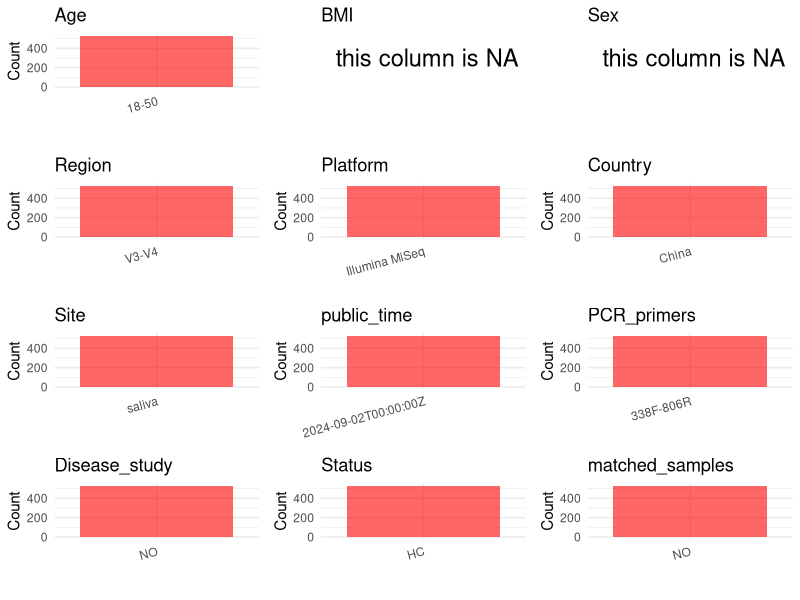

Generate this figure with R: (Note: this script raises an error after producing the figure.)
## ---- chunk 1
# Load necessary libraries
library(dplyr)
library(ggplot2)
library(cowplot)

# Set working directory (update this path to your local directory)
setwd("E:/bioproject/PRJNA1149521")

# Read the initial metadata files
initial_meta <- read.csv("SraRunTable.csv", header = T) 

# Display the first few rows of the metadata
head(initial_meta)
## ---- chunk 2
# Create a uniform metadata dataframe
metadata <- data.frame(
  BioProject = initial_meta$BioProject,
  Run = initial_meta$Run,
  sample_name = initial_meta$Sample.Name,
  Age = "18-50", 
  BMI = NA,  
  Sex = NA,
  Platform = initial_meta$Instrument,
  Country = initial_meta$geo_loc_name_country,
  Site = initial_meta$isolation_source,
  public_time = initial_meta$ReleaseDate,
  stringsAsFactors = FALSE
)

# Remove entries non-oral samples
metadata <- metadata %>% 
  filter(Site != "missing" | is.na(Site))
## ---- chunk 3
# Add information obtained from the publication
metadata$Region <- "V3-V4"
metadata$PCR_primers <- "338F-806R"
metadata$title <- "hTAS2R38 polymorphisms modulate oral microbiota and influence the prevalence and treatment outcome of halitosis"
metadata$Disease_study <- "NO"
# Assign disease status based on sample_name patterns
metadata$Status <- "HC"

#extract subject id by remove prefix of sample_name
metadata$sample_name <- gsub("C|Co|CS", "", metadata$sample_name)

# Check initial data distribution
cat("Initial sample distribution:\n")
table(metadata$sample_name)
table(metadata$Site)

# Calculate sampling frequency per subject
sample_counts <- table(metadata$sample_name)
cat("\nNumber of samples per subject:\n")
print(sample_counts)

# Create matched_samples column
metadata$matched_samples <- ifelse(metadata$sample_name %in% names(sample_counts[sample_counts >= 2]), "YES", "NO")

cat("\nMatched samples distribution:\n")
table(metadata$matched_samples)

# Identify samples for removal: single samples excluding saliva and tongue coat
single_samples <- names(sample_counts[sample_counts == 1])
samples_to_remove <- metadata$sample_name %in% single_samples & 
                     !(metadata$Site %in% c("saliva", "tongue coat"))

cat("\nNumber of samples to be removed:", sum(samples_to_remove), "\n")

# Remove identified samples
metadata_clean <- metadata[!samples_to_remove, ]

cat("\nFinal sample distribution after cleaning:\n")
table(metadata_clean$sample_name)
table(metadata_clean$Site)
table(metadata_clean$matched_samples)

# Use cleaned dataset for subsequent analysis
metadata <- metadata_clean
## ---- chunk 4
# Check the number of unique runs and sample names
print(paste("Number of unique runs:", length(unique(metadata$Run))))
print(paste("Number of unique sample names:", length(unique(metadata$sample_name))))
## ---- chunk 5
# Select columns for visualization
plot_data <- metadata %>%
  select(-BioProject, -Run, -sample_name, -title)

# Function to create simple plots for each column
create_simple_plots <- function(data) {
  plots <- list()
  
  for (col in colnames(data)) {
    # Check if the column is all NA
    if (all(is.na(data[[col]]))) {
      # Create an empty plot with text indicating all NA
      p <- ggplot() +
        annotate("text", x = 0.5, y = 0.5, label = "this column is NA", size = 6) +
        labs(title = col) +
        theme_void()
    } else if (is.numeric(data[[col]])) {
      # Numeric variable: histogram
      p <- ggplot(data, aes(x = .data[[col]])) +
        geom_histogram(fill = "blue", alpha = 0.6, bins = 20, na.rm = TRUE) +
        labs(title = col) +
        theme_minimal()
    } else {
      # Categorical variable: bar plot (remove NA values)
      count_data <- as.data.frame(table(data[[col]], useNA = "ifany"))
      p <- ggplot(count_data, aes(x = reorder(Var1, -Freq), y = Freq)) +
        geom_col(fill = "red", alpha = 0.6) +
        labs(title = col, x = NULL, y = "Count") +
        theme_minimal() +
        theme(axis.text.x = element_text(angle = 15, hjust = 1))
    }
    plots[[col]] <- p
  }
  
  return(plots)
}

# Generate and arrange plots
plots <- create_simple_plots(plot_data)
p<-plot_grid(plots$Age, 
          plots$BMI, 
          plots$Sex, 
          plots$Region, 
          plots$Platform, 
          plots$Country, 
          plots$Site,
          plots$public_time, 
          plots$PCR_primers,
          plots$Disease_study,
          plots$Status,
          plots$matched_samples,# add 
          ncol = 3, align = "hv", axis = "lb")
ggsave("Metadata_Summary.png", plot = p, width = 8, height = 6, dpi = 150)
## ---- chunk 6
knitr::include_graphics("Metadata_Summary.png")
## ---- chunk 7
# Reorder columns to match the desired format
metadata <- metadata[, c(
  "BioProject", "Run", "sample_name", "Age", "BMI", "Sex", 
  "Region", "Platform", "Country", "Site", "public_time", 
  "PCR_primers", "title", "Disease_study", "Status", "matched_samples"
)]

# Export the uniform metadata to a CSV file
write.csv(metadata, file = "metadata.csv", quote = FALSE)
head(metadata)
